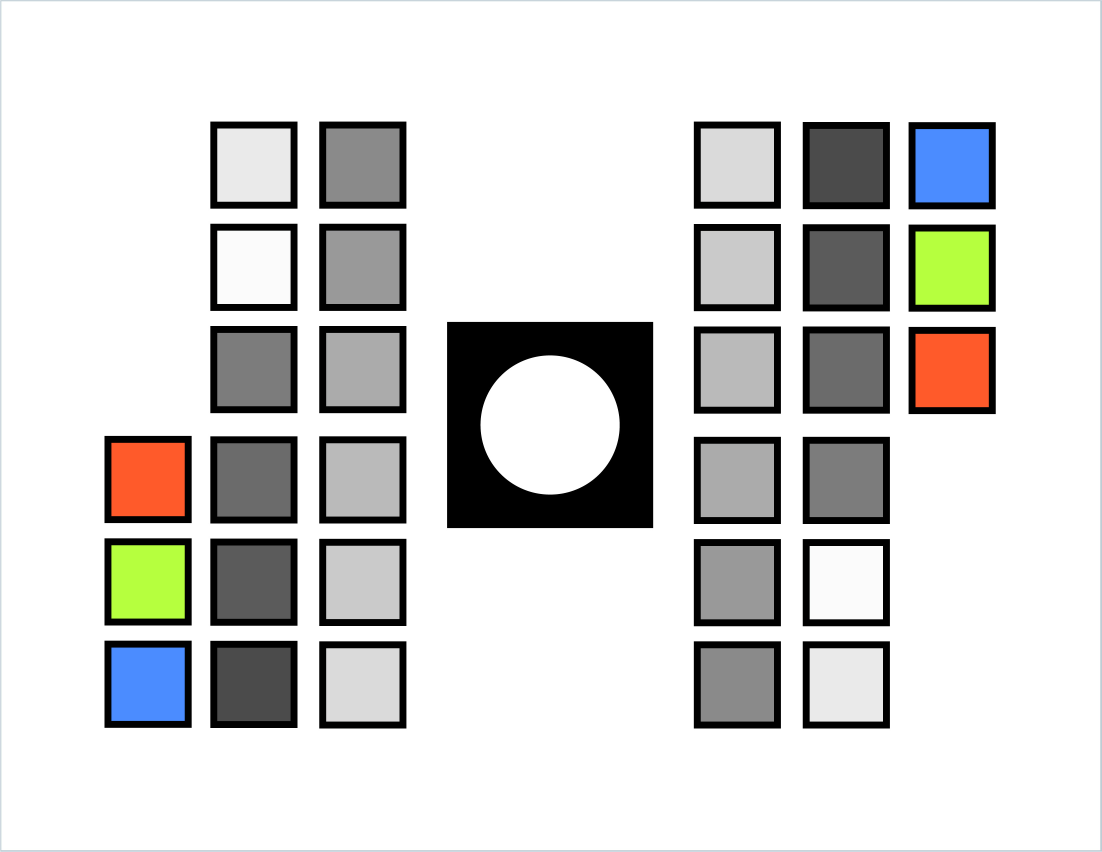
#> input picture app/data/RC_RGB_v1.2.4.jpg, 3304 x 2554 px (shown at 1/3 size); its folder holds only this picture in this run
$ python -i utils.py   (imports and definitions only)   (older library calls are emulated)
#> lines starting #> are read from the running program, lines starting #| are printed output that depends on the picture; after the words box and inside, x2 and y2 are one past the last pixel; in counts of white or black regions, pixels touching at a corner belong together
# Color calibration
# 1. https://pypi.org/project/colour-science/#colour-correction-colour-characterisation
# 2. https://blog.francium.tech/using-machine-learning-for-color-calibration-with-a-color-checker-d9f0895eafdb


import os
import csv
import math
import datetime
import cv2
import cv2 as cv
from pathlib import Path
import numpy as np
import matplotlib.pyplot as plt
from sklearn.cross_decomposition import PLSRegression


# Defaults
font = cv2.FONT_HERSHEY_SIMPLEX


# Helpers
def convert_to_grayscale(image):
    return cv2.cvtColor(image, cv2.COLOR_BGR2GRAY)


def apply_threshold(image, low=127, high=255, mode=cv2.THRESH_BINARY_INV):
    return cv2.threshold(image, low, high, mode)


def resize(image, width=1024, height=768):
    '''
        Reshapes and rotates to fit dims of reference
        If uses different aspect ratio - pad with white pixels
    '''
    h, w, c = image.shape
    if(w < h):
        image = cv2.transpose(image)
        image = cv2.flip(image, flipCode=0)

    return cv2.resize(image, (width, height), cv2.INTER_AREA)


def pad(image, size=32, background=[255, 255, 255]):
    return cv2.copyMakeBorder(
        image.copy(), size, size, size, size, cv2.BORDER_CONSTANT, value=WHITE)


def calibrate_threshold(image, use_ui=False):
    low = 127
    high = 255

    if use_ui == False:
        return low, high

    font = cv2.FONT_HERSHEY_SIMPLEX

    def update_low_threshold(x):
        low = x

    def update_high_threshold(x):
        high = x

    cv2.namedWindow('controls')
    cv2.createTrackbar('low', 'controls', 127, 255, update_low_threshold)
    cv2.createTrackbar('high', 'controls', 255, 255, update_high_threshold)

    while(True):
        low = int(cv2.getTrackbarPos('low', 'controls'))
        high = int(cv2.getTrackbarPos('high', 'controls'))
        (thresh, image_with_threshold) = cv2.threshold(
            image, low, high, cv2.THRESH_BINARY_INV)
        image_with_threshold = cv2.putText(
            image_with_threshold, f"Low: {low} -- High: {high}", (30, 330), font, 0.7, (255, 255, 255), 1)

        cv2.imshow('controls', image_with_threshold)

        k = cv2.waitKey(1) & 0xFF
        if k == 27:
            break

    cv2.destroyAllWindows()

    return low, high


# [87 lines left out: functions plot, run_sift, drawKeyPts, not called in this run]


def sort_contours(contours, base=50):
    return NotImplementedError


def angle_cos(p0, p1, p2):
    # https://github.com/opencv/opencv/blob/master/modules/python/test/test_squares.py
    d1, d2 = (p0-p1).astype('float'), (p2-p1).astype('float')
    return abs(np.dot(d1, d2) / np.sqrt(np.dot(d1, d1)*np.dot(d2, d2)))


# [88 lines left out: function extract_fast_features, not called in this run]


def extract_all_points(original, after_threshold, add_bw_boxes=True):

    image = original.copy()
    contours = cv2.findContours(
        after_threshold, cv2.RETR_EXTERNAL, cv2.CHAIN_APPROX_SIMPLE)
    contours = contours[0] if len(contours) == 2 else contours[1]
    squares = []

    # cv2.drawContours(image, contours, -1, (0, 255, 0), 3)
    # plot([after_threshold, image])

    # https://coderedirect.com/questions/493257/advanced-square-detection-with-connected-region
    img_number = 0
    base = 80
    xbase = 80
    ybase = 80

    for contour in contours:
        contour_len = cv2.arcLength(contour, True)
        contour_area = cv2.contourArea(contour)
        contour = cv2.approxPolyDP(contour, 0.02*contour_len, True)
        if len(contour) == 4 and contour_area > 1000 and contour_area < 30000 and cv2.isContourConvex(contour):
            contour = contour.reshape(-1, 2)
            max_cos = np.max(
                [angle_cos(contour[i], contour[(i+1) % 4], contour[(i+2) % 4]) for i in range(4)])
            if max_cos < 0.5:
                contour = sorted(contour, key=lambda b: (
                    xbase * math.floor(b[0] / xbase), ybase * math.floor(b[1] / ybase)), reverse=False)
                squares.append(contour)

    sorted_contours = sorted(squares, key=lambda b: (
        xbase * math.floor(b[0][0] / xbase), ybase * math.floor(b[0][1] / ybase)), reverse=False)

    colors = []
    for idx, contour in enumerate(sorted_contours):
        x, y, w, h = cv2.boundingRect(np.array([contour]))
        padding = 6
        ROI = original[y+padding:y +
                       h-padding, x+padding:x+w-padding]
        colors.append(np.average(ROI, axis=(0, 1)))

        # [4 lines of commented-out code are left out]

    if(add_bw_boxes):
        center_x, center_y, r = 512, 384, 16
        black_dist_x, black_dist_y = -64, -64
        white_dist_x, white_dist_y = 0, -120

        black_x, black_y = center_x + black_dist_x, center_y + black_dist_y
        white_x, white_y = center_x + white_dist_x, center_y + white_dist_y

        black_mask = np.zeros((original.shape[:2]), np.uint8)
        white_mask = np.zeros((original.shape[:2]), np.uint8)
        cv2.circle(black_mask, (black_x, black_y), r, (255, 0, 0), -1)
        cv2.circle(white_mask, (white_x, white_y), r, (255, 0, 0), -1)
        black_bgr = cv2.mean(original, mask=black_mask)[:3]
        white_bgr = cv2.mean(original, mask=white_mask)[:3]

        colors.append(np.array(black_bgr))
        colors.append(np.array(white_bgr))

    return image, np.array(sorted_contours), colors


# [21 lines left out: functions get_color_calibration_model, get_filenames_from_folder, flatten, not called in this run]


def load_image_with_features(path_to_image, show_results=False):
#> called with path_to_image = 'data/RC_RGB_v1.2.4.jpg', show_results = False
    card = resize(cv.imread(path_to_image))
#> in resize, `h, w, c = image.shape`: h = 2554; w = 3304; c = 3
    card_grayscale = convert_to_grayscale(card)
#> in convert_to_grayscale, `return cv2.cvtColor(image, cv2.COLOR_BGR2GRAY)`:
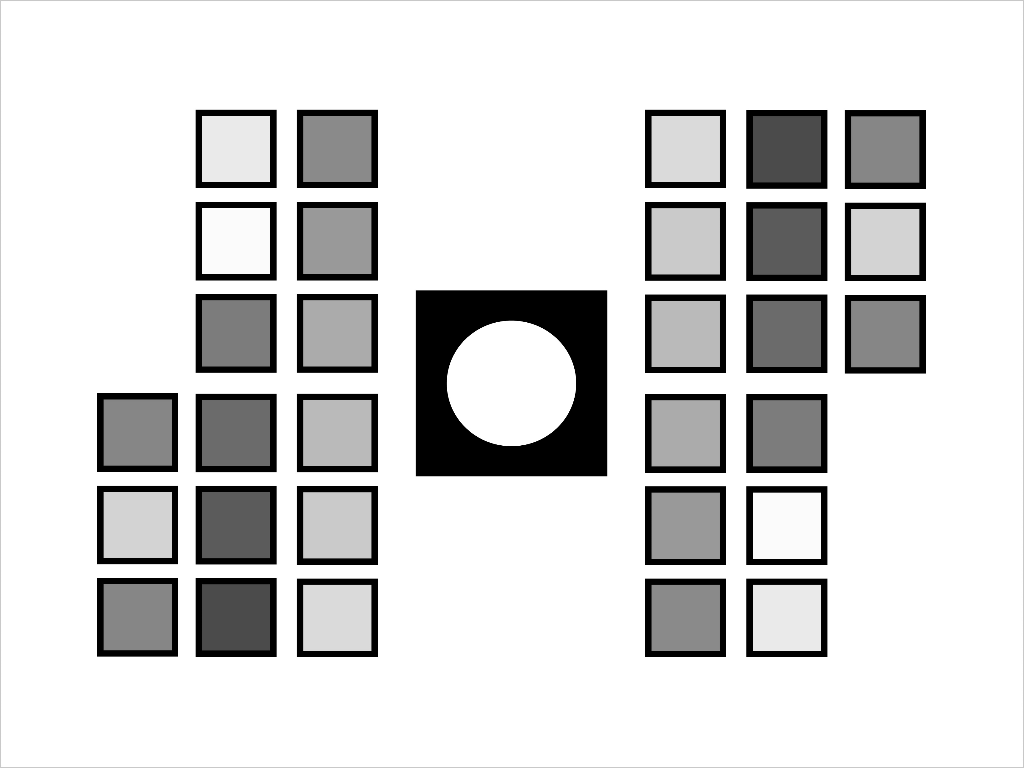
#> returned value: shape (768, 1024); min 0, max 255, mean 213.3

    low, high = calibrate_threshold(card_grayscale, use_ui=False)
#> low = 127; high = 255
    (thresh, threshold) = cv2.threshold(
        card_grayscale, low, high, cv2.THRESH_BINARY_INV)
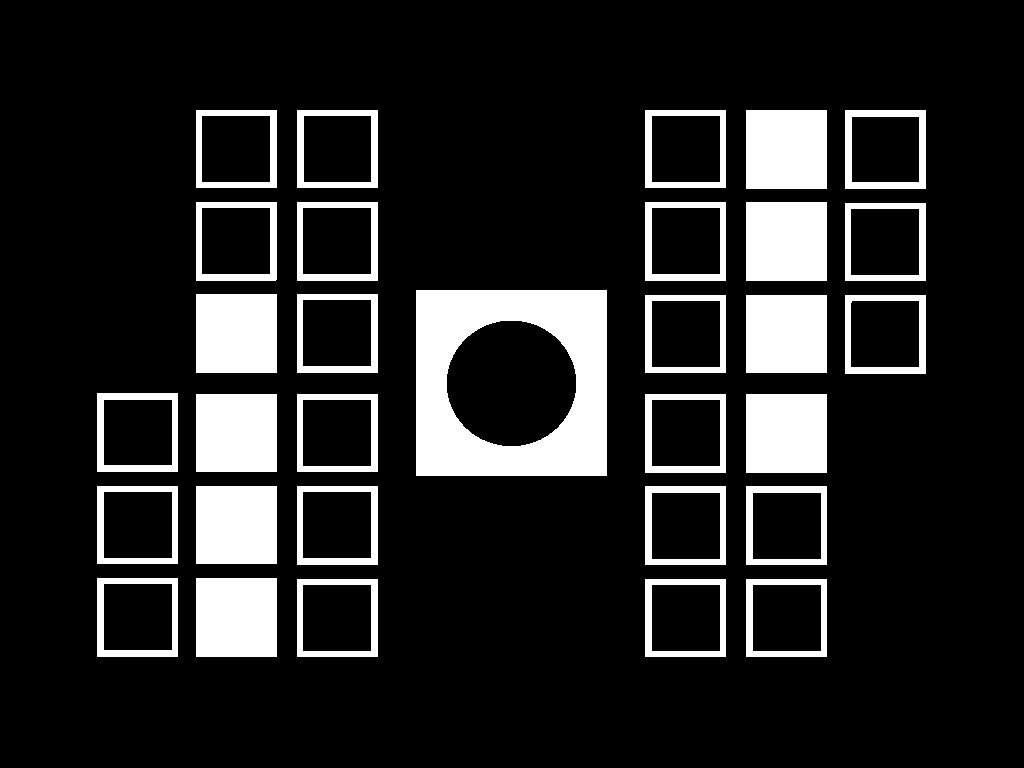
#> threshold: shape (768, 1024); 14.7% white; 31 white regions
#> thresh = 127

    (image, sorted_contours, colors) = extract_all_points(card, threshold)
#> in extract_all_points, `contours = cv2.findContours( after_threshold, cv2.RETR_EXTERNAL, cv2.C..`: contours = 31 contours; largest, box (x1, y1, x2, y2) and area: (416, 290, 607, 476) 35150, (196, 578, 277, 657) 6240, (97, 578, 178, 657) 6240, (746, 486, 827, 565) 6240, (645, 486, 726, 565) 6240
#> the loop in extract_all_points, `for contour in contours:` made 31 passes
#> (contour, contour_len, contour_area, max_cos) on passes 1 to 9: ([[746, 579], [746, 656], [826, 579], [826, 656]], 314, 6160, 0), ([[645, 579], [645, 656], [725, 579], [725, 656]], 314, 6160, 0), ([[297, 579], [297, 656], [377, 579], [377, 656]], 314, 6160, 0), ([[196, 578], [196, 656], [276, 578], [276, 656]], 316, 6240, 0), ([[97, 578], [97, 656], [177, 578], [177, 656]], 316, 6240, 0), ([[746, 486], [746, 564], [826, 486], [826, 564]], 316, 6240, 0), ([[645, 486], [645, 564], [725, 486], [725, 564]], 316, 6240, 0), ([[297, 486], [297, 564], [377, 486], [377, 564]], 316, 6240, 0), ([[196, 486], [196, 563], [276, 486], [276, 563]], 314, 6160, 0)
#> (contour_len, contour_area, contour, max_cos) on pass 26: (315.4, 6239.5, [[196, 202], [196, 280], [276, 202], [276, 279]], 0.0125)
#> after the loop in extract_all_points, `for contour in contours:`: max_cos = 0; squares = 30 items
#> the loop in extract_all_points, `for idx, contour in enumerate(sorted_contours):` made 30 passes
#> (contour, x, y, h) on passes 1 to 10: ([[97, 393], [97, 471], [177, 393], [177, 471]], 97, 393, 79), ([[97, 486], [97, 563], [177, 486], [177, 563]], 97, 486, 78), ([[97, 578], [97, 656], [177, 578], [177, 656]], 97, 578, 79), ([[196, 110], [196, 187], [276, 110], [276, 187]], 196, 110, 78), ([[196, 202], [196, 280], [276, 202], [276, 279]], 196, 202, 79), ([[196, 294], [196, 372], [276, 294], [276, 372]], 196, 294, 79), ([[196, 394], [196, 471], [276, 394], [276, 471]], 196, 394, 78), ([[196, 486], [196, 563], [276, 486], [276, 563]], 196, 486, 78), ([[196, 578], [196, 656], [276, 578], [276, 656]], 196, 578, 79), ([[297, 110], [297, 187], [377, 110], [377, 187]], 297, 110, 78)
#> pass 2, in extract_all_points, `ROI = original[y+padding:y + h-padding, x+padding:x+w-padding]`:
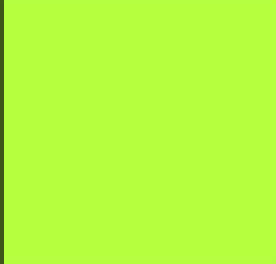
#> ROI: shape (66, 69, 3) (shown 4 times larger); mean of channels 0, 1, 2 61.6, 252.5, 180.2; drawn as B, G, R
#> pass 3, in extract_all_points, `ROI = original[y+padding:y + h-padding, x+padding:x+w-padding]`:
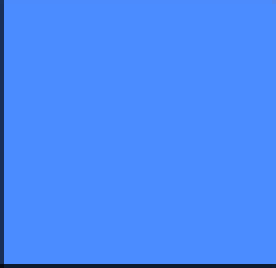
#> ROI: shape (67, 69, 3) (shown 4 times larger); mean of channels 0, 1, 2 249.4, 137, 73.4; drawn as B, G, R
#> after the loop in extract_all_points, `for idx, contour in enumerate(sorted_contours):`:
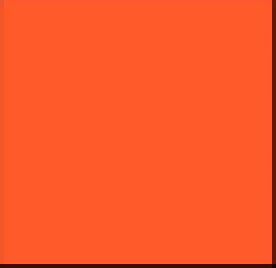
#> ROI: shape (67, 69, 3) (shown 4 times larger); mean of channels 0, 1, 2 41.1, 88, 249.3; drawn as B, G, R
#> after the loop in extract_all_points, `for idx, contour in enumerate(sorted_contours):`: colors = 30 items, first 6: [41.08, 88.14, 249.7], [61.57, 252.5, 180.2], [249.4, 137, 73.39], [230.6, 230.6, 230.6], [243.6, 243.7, 243.6], [121.1, 121.1, 121.1]
#> in extract_all_points, `black_mask = np.zeros((original.shape[:2]), np.uint8)`: black_mask: shape (768, 1024); every value is 0
#> in extract_all_points, `cv2.circle(black_mask, (black_x, black_y), r, (255, 0, 0), -1)`:
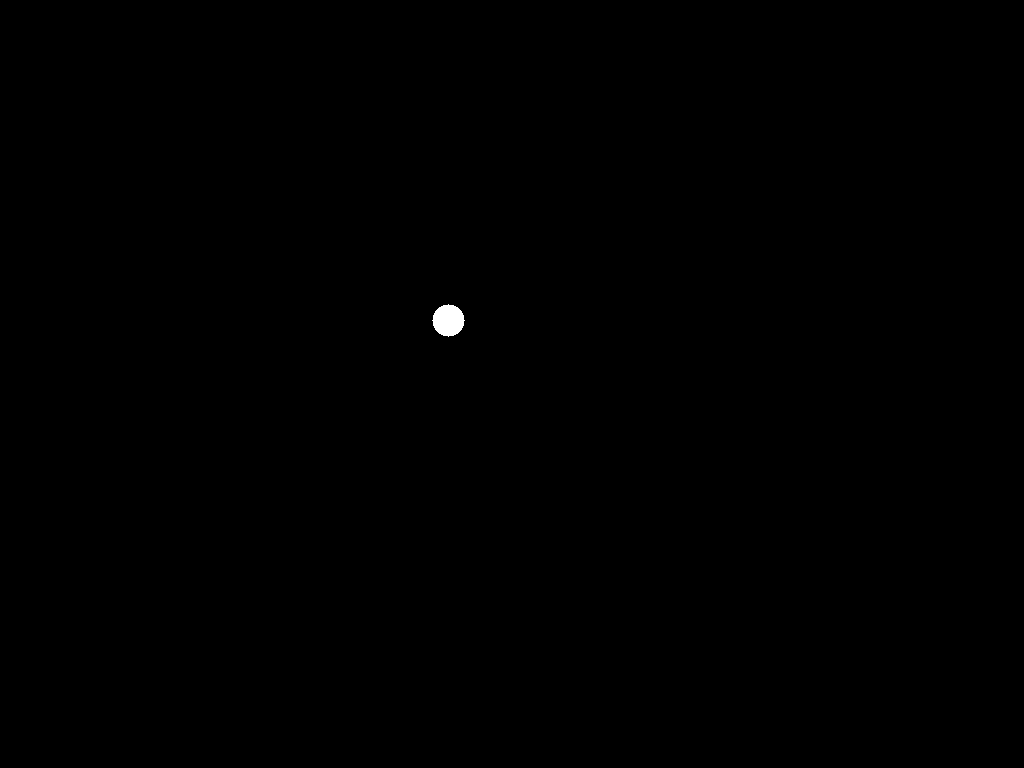
#> black_mask: shape (768, 1024); 0.1% white; 1 white region, box (x1, y1, x2, y2) and area: (432, 304, 465, 337) 797
#> in extract_all_points, `cv2.circle(white_mask, (white_x, white_y), r, (255, 0, 0), -1)`:
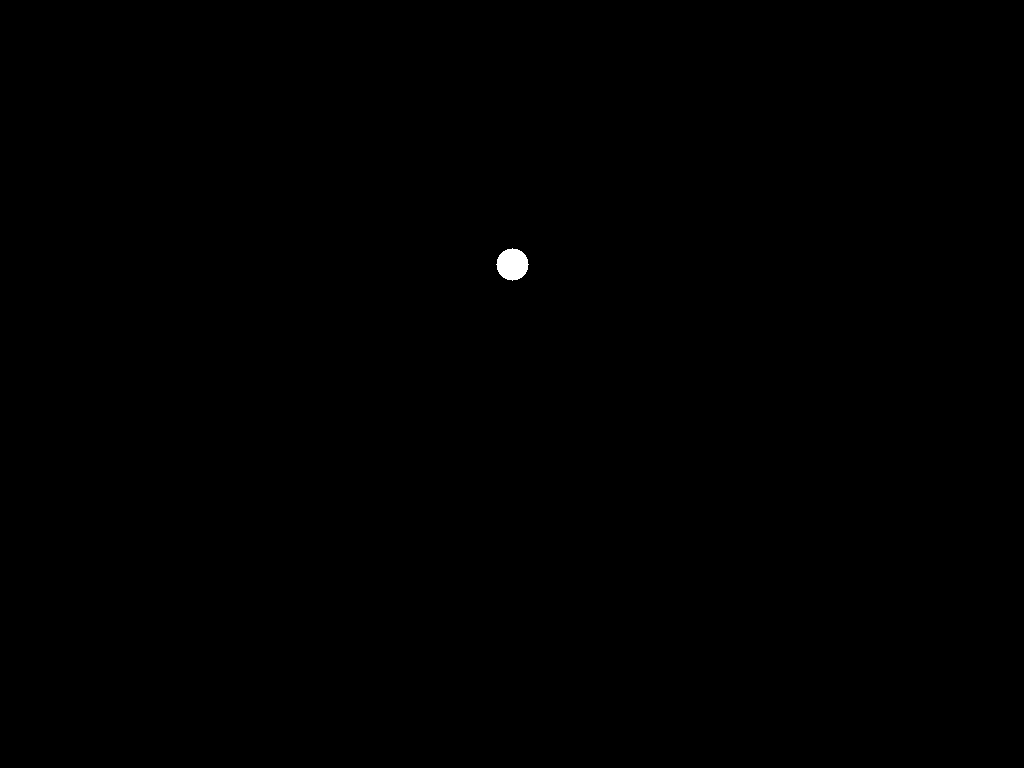
#> white_mask: shape (768, 1024); 0.1% white; 1 white region, box (x1, y1, x2, y2) and area: (496, 248, 529, 281) 797
#> in extract_all_points, `black_bgr = cv2.mean(original, mask=black_mask)[:3]`: black_bgr = (0, 0, 0)
#> in extract_all_points, `white_bgr = cv2.mean(original, mask=white_mask)[:3]`: white_bgr = (255, 255, 255)
#> colors = 32 items, first 6: [41.08, 88.14, 249.7], [61.57, 252.5, 180.2], [249.4, 137, 73.39], [230.6, 230.6, 230.6], [243.6, 243.7, 243.6], [121.1, 121.1, 121.1]
    return (image, sorted_contours, colors)


# [36 lines left out: functions calculate_reprojection_error, write_results_to_csv, extract_filter, not called in this run]

>>> result = load_image_with_features('data/RC_RGB_v1.2.4.jpg')
